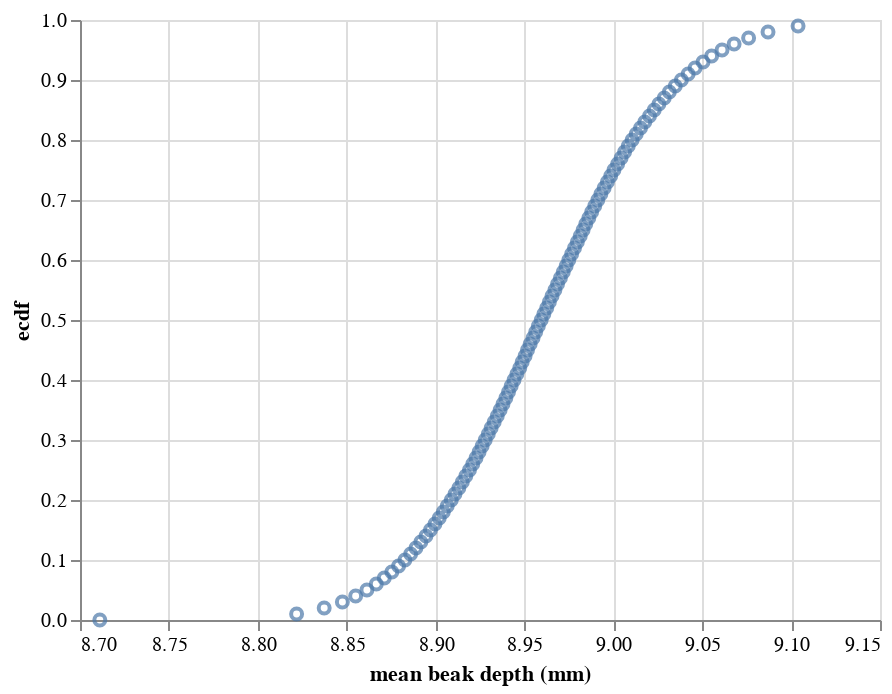

The cell this chart's notebook holds for it:
### Code cell
alt.Chart(df_ecdf
         ).mark_point(
        ).encode(
        x=alt.X('mean beak depth (mm):Q', scale = alt.Scale(zero=False)),
y='ecdf:Q')

### Figure 1 — Vega-Lite specification as saved in the notebook (floating-point values rounded to 4 significant figures)
{"$schema": "https://vega.github.io/schema/vega-lite/v2.4.3.json", "config": {"view": {"height": 300, "width": 400}}, "data": {"values": [{"ecdf": 1e-05, "mean beak depth (mm)": 8.711}, {"ecdf": 0.01001, "mean beak depth (mm)": 8.822}, {"ecdf": 0.02001, "mean beak depth (mm)": 8.837}, {"ecdf": 0.03001, "mean beak depth (mm)": 8.848}, {"ecdf": 0.04001, "mean beak depth (mm)": 8.855}, {"ecdf": 0.05001, "mean beak depth (mm)": 8.861}, {"ecdf": 0.06001, "mean beak depth (mm)": 8.867}, {"ecdf": 0.07001, "mean beak depth (mm)": 8.871}, {"ecdf": 0.08001, "mean beak depth (mm)": 8.875}, {"ecdf": 0.09001, "mean beak depth (mm)": 8.879}, {"ecdf": 0.1, "mean beak depth (mm)": 8.883}, {"ecdf": 0.11, "mean beak depth (mm)": 8.886}, {"ecdf": 0.12, "mean beak depth (mm)": 8.889}, {"ecdf": 0.13, "mean beak depth (mm)": 8.892}, {"ecdf": 0.14, "mean beak depth (mm)": 8.895}, {"ecdf": 0.15, "mean beak depth (mm)": 8.897}, {"ecdf": 0.16, "mean beak depth (mm)": 8.9}, {"ecdf": 0.17, "mean beak depth (mm)": 8.902}, {"ecdf": 0.18, "mean beak depth (mm)": 8.904}, {"ecdf": 0.19, "mean beak depth (mm)": 8.907}, {"ecdf": 0.2, "mean beak depth (mm)": 8.909}, {"ecdf": 0.21, "mean beak depth (mm)": 8.911}, {"ecdf": 0.22, "mean beak depth (mm)": 8.913}, {"ecdf": 0.23, "mean beak depth (mm)": 8.915}, {"ecdf": 0.24, "mean beak depth (mm)": 8.917}, {"ecdf": 0.25, "mean beak depth (mm)": 8.919}, {"ecdf": 0.26, "mean beak depth (mm)": 8.921}, {"ecdf": 0.27, "mean beak depth (mm)": 8.923}, {"ecdf": 0.28, "mean beak depth (mm)": 8.924}, {"ecdf": 0.29, "mean beak depth (mm)": 8.926}, {"ecdf": 0.3, "mean beak depth (mm)": 8.928}, {"ecdf": 0.31, "mean beak depth (mm)": 8.93}, {"ecdf": 0.32, "mean beak depth (mm)": 8.931}, {"ecdf": 0.33, "mean beak depth (mm)": 8.933}, {"ecdf": 0.34, "mean beak depth (mm)": 8.935}, {"ecdf": 0.35, "mean beak depth (mm)": 8.936}, {"ecdf": 0.36, "mean beak depth (mm)": 8.938}, {"ecdf": 0.37, "mean beak depth (mm)": 8.94}, {"ecdf": 0.38, "mean beak depth (mm)": 8.941}, {"ecdf": 0.39, "mean beak depth (mm)": 8.943}, {"ecdf": 0.4, "mean beak depth (mm)": 8.944}, {"ecdf": 0.41, "mean beak depth (mm)": 8.946}, {"ecdf": 0.42, "mean beak depth (mm)": 8.947}, {"ecdf": 0.43, "mean beak depth (mm)": 8.949}, {"ecdf": 0.44, "mean beak depth (mm)": 8.95}, {"ecdf": 0.45, "mean beak depth (mm)": 8.952}, {"ecdf": 0.46, "mean beak depth (mm)": 8.953}, {"ecdf": 0.47, "mean beak depth (mm)": 8.955}, {"ecdf": 0.48, "mean beak depth (mm)": 8.956}, {"ecdf": 0.49, "mean beak depth (mm)": 8.958}, {"ecdf": 0.5, "mean beak depth (mm)": 8.959}, {"ecdf": 0.51, "mean beak depth (mm)": 8.961}, {"ecdf": 0.52, "mean beak depth (mm)": 8.963}, {"ecdf": 0.53, "mean beak depth (mm)": 8.964}, {"ecdf": 0.54, "mean beak depth (mm)": 8.966}, {"ecdf": 0.55, "mean beak depth (mm)": 8.967}, {"ecdf": 0.56, "mean beak depth (mm)": 8.969}, {"ecdf": 0.57, "mean beak depth (mm)": 8.97}, {"ecdf": 0.58, "mean beak depth (mm)": 8.972}, {"ecdf": 0.59, "mean beak depth (mm)": 8.973}, {"ecdf": 0.6, "mean beak depth (mm)": 8.975}, {"ecdf": 0.61, "mean beak depth (mm)": 8.977}, {"ecdf": 0.62, "mean beak depth (mm)": 8.978}, {"ecdf": 0.63, "mean beak depth (mm)": 8.98}, {"ecdf": 0.64, "mean beak depth (mm)": 8.981}, {"ecdf": 0.65, "mean beak depth (mm)": 8.983}, {"ecdf": 0.66, "mean beak depth (mm)": 8.984}, {"ecdf": 0.67, "mean beak depth (mm)": 8.986}, {"ecdf": 0.68, "mean beak depth (mm)": 8.988}, {"ecdf": 0.69, "mean beak depth (mm)": 8.99}, {"ecdf": 0.7, "mean beak depth (mm)": 8.991}, {"ecdf": 0.71, "mean beak depth (mm)": 8.993}, {"ecdf": 0.72, "mean beak depth (mm)": 8.995}, {"ecdf": 0.73, "mean beak depth (mm)": 8.997}, {"ecdf": 0.74, "mean beak depth (mm)": 8.999}, {"ecdf": 0.75, "mean beak depth (mm)": 9.0}, {"ecdf": 0.76, "mean beak depth (mm)": 9.002}, {"ecdf": 0.77, "mean beak depth (mm)": 9.004}, {"ecdf": 0.78, "mean beak depth (mm)": 9.006}, {"ecdf": 0.79, "mean beak depth (mm)": 9.008}, {"ecdf": 0.8, "mean beak depth (mm)": 9.011}, {"ecdf": 0.81, "mean beak depth (mm)": 9.013}, {"ecdf": 0.82, "mean beak depth (mm)": 9.015}, {"ecdf": 0.83, "mean beak depth (mm)": 9.018}, {"ecdf": 0.84, "mean beak depth (mm)": 9.02}, {"ecdf": 0.85, "mean beak depth (mm)": 9.023}, {"ecdf": 0.86, "mean beak depth (mm)": 9.026}, {"ecdf": 0.87, "mean beak depth (mm)": 9.029}, {"ecdf": 0.88, "mean beak depth (mm)": 9.031}, {"ecdf": 0.89, "mean beak depth (mm)": 9.035}, {"ecdf": 0.9, "mean beak depth (mm)": 9.038}, {"ecdf": 0.91, "mean beak depth (mm)": 9.042}, {"ecdf": 0.92, "mean beak depth (mm)": 9.046}, {"ecdf": 0.93, "mean beak depth (mm)": 9.05}, {"ecdf": 0.94, "mean beak depth (mm)": 9.055}, {"ecdf": 0.95, "mean beak depth (mm)": 9.061}, {"ecdf": 0.96, "mean beak depth (mm)": 9.068}, {"ecdf": 0.97, "mean beak depth (mm)": 9.076}, {"ecdf": 0.98, "mean beak depth (mm)": 9.087}, {"ecdf": 0.99, "mean beak depth (mm)": 9.104}]}, "encoding": {"x": {"field": "mean beak depth (mm)", "scale": {"zero": false}, "type": "quantitative"}, "y": {"field": "ecdf", "type": "quantitative"}}, "mark": "point"}
